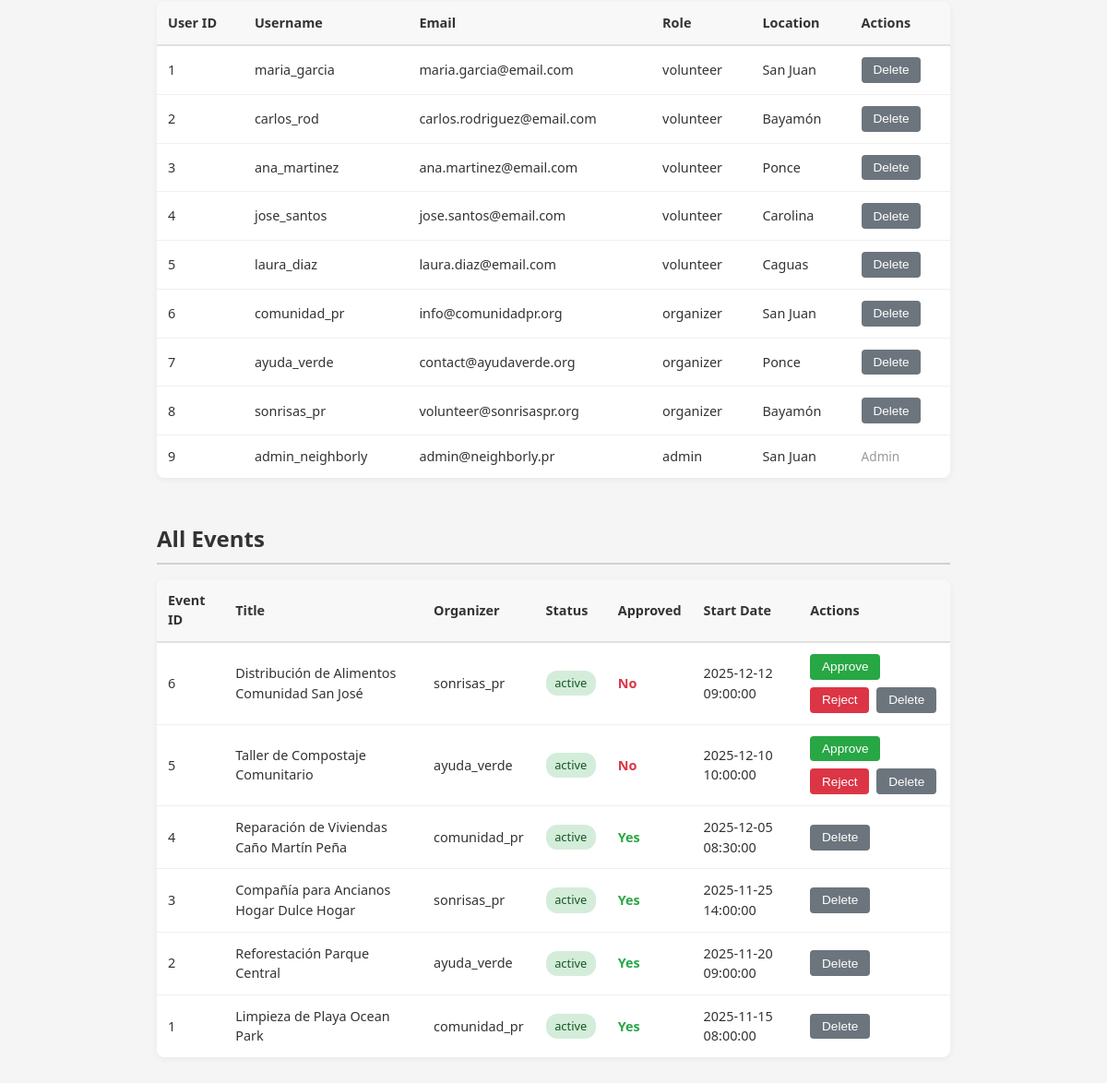
/pages/admin_panel.php (signed in, lower part), run on an earlier commit of the app's database.
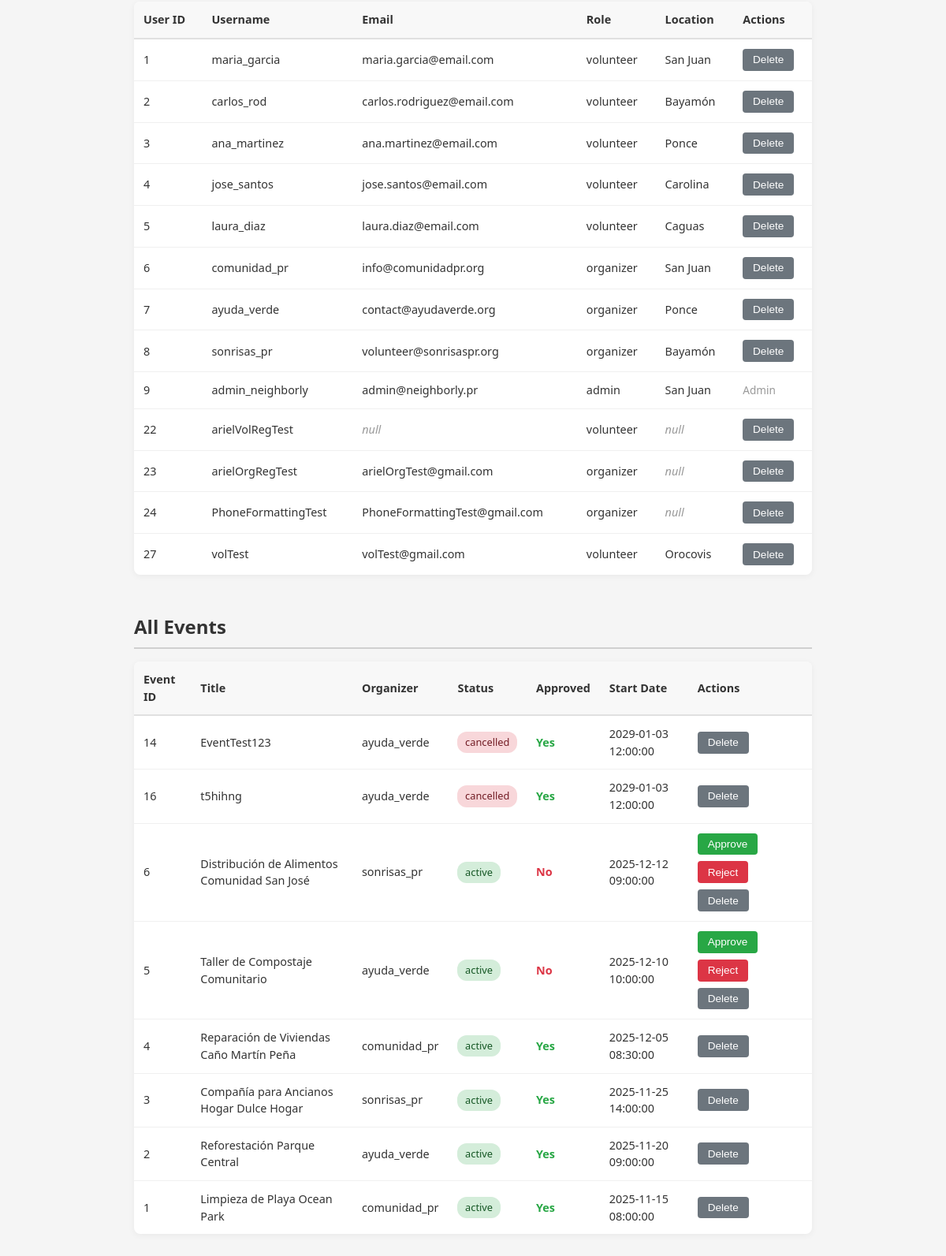
And on a later commit of the database.
### tables this page shows
CREATE TABLE `users` (
  `user_id` int NOT NULL AUTO_INCREMENT,
  `username` varchar(25) NOT NULL,
  `password_hash` varchar(64) NOT NULL,
  `email` varchar(254) DEFAULT NULL,
  `role` enum('volunteer','organizer','admin') NOT NULL,
  `phone` varchar(15) DEFAULT NULL,
  `location` varchar(100) DEFAULT NULL,
  `created_at` timestamp NULL DEFAULT CURRENT_TIMESTAMP,
  `updated_at` timestamp NULL DEFAULT CURRENT_TIMESTAMP ON UPDATE CURRENT_TIMESTAMP,
  PRIMARY KEY (`user_id`),
  UNIQUE KEY `username` (`username`)
);

CREATE TABLE `events` (
  `event_id` int NOT NULL AUTO_INCREMENT,
  `organizer_id` int NOT NULL,
  `title` varchar(255) NOT NULL,
  `description` text NOT NULL,
  `image_url` varchar(1000) DEFAULT NULL,
  `location` varchar(255) NOT NULL,
  `start_date` datetime NOT NULL,
  `end_date` datetime NOT NULL,
  `slots_available` int NOT NULL,
  `is_approved` tinyint(1) DEFAULT '0',
  `status` enum('active','cancelled','completed') DEFAULT 'active',
  `created_at` timestamp NULL DEFAULT CURRENT_TIMESTAMP,
  `updated_at` timestamp NULL DEFAULT CURRENT_TIMESTAMP ON UPDATE CURRENT_TIMESTAMP,
  PRIMARY KEY (`event_id`),
  KEY `idx_events_dates` (`start_date`,`end_date`),
  KEY `idx_events_location` (`location`),
  KEY `idx_events_organizer` (`organizer_id`),
  KEY `idx_events_approved` (`is_approved`),
  CONSTRAINT `events_ibfk_1` FOREIGN KEY (`organizer_id`) REFERENCES `organizers` (`user_id`) ON DELETE CASCADE
);

### pages/admin_panel.php (the view, shortened to what the changed rows need)
<?php
$pdo = connect_to_database();
$stmt = $pdo->prepare("
    SELECT user_id, username, email, role, location
    FROM users
    ORDER BY user_id ASC
");
$stmt->execute();
$allUsers = $stmt->fetchAll(PDO::FETCH_ASSOC);
$stmt = $pdo->prepare("
    SELECT e.event_id, e.title, e.status, e.is_approved, e.start_date, u.username as organizer_name
    FROM events e
    JOIN organizers o ON e.organizer_id = o.user_id
    JOIN users u ON o.user_id = u.user_id
    ORDER BY e.start_date DESC
");
$stmt->execute();
$allEvents = $stmt->fetchAll(PDO::FETCH_ASSOC);
?>
<div class="admin-section">
    <table class="admin-table">
        <thead>
            <tr>
                <th>User ID</th>
                <th>Username</th>
                <th>Email</th>
                <th>Role</th>
                <th>Location</th>
                <th>Actions</th>
            </tr>
        </thead>
        <tbody>
            <?php if (empty($allUsers)): ?>
                <tr class="empty-row">
                    <td colspan="6">No users to display</td>
                </tr>
            <?php else: ?>
                <?php foreach ($allUsers as $user): ?>
                    <tr>
                        <td><?php echo htmlspecialchars($user['user_id']); ?></td>
                        <td><?php echo htmlspecialchars($user['username']); ?></td>
                        <td><?php echo $user['email'] !== null ? htmlspecialchars($user['email']) : '<em style="color: #999;">null</em>'; ?></td>
                        <td><?php echo htmlspecialchars($user['role']); ?></td>
                        <td><?php echo $user['location'] !== null ? htmlspecialchars($user['location']) : '<em style="color: #999;">null</em>'; ?></td>
                        <td>
                            <div class="admin-actions">
                                <?php if ($user['role'] !== 'admin'): ?>
                                    <form method="post" style="display: inline;">
                                        <button type="submit" name="delete_user" class="btn-delete"
                                                onclick="return confirm('Are you sure you want to delete this user?');">Delete</button>
                                    </form>
                                <?php else: ?>
                                    <span style="color: #999; font-size: 0.85rem;">Admin</span>
                                <?php endif; ?>
                            </div>
                        </td>
                    </tr>
                <?php endforeach; ?>
            <?php endif; ?>
        </tbody>
    </table>
</div>
<div class="admin-section">
    <h2>All Events</h2>
    <table class="admin-table">
        <thead>
            <tr>
                <th>Event ID</th>
                <th>Title</th>
                <th>Organizer</th>
                <th>Status</th>
                <th>Approved</th>
                <th>Start Date</th>
                <th>Actions</th>
            </tr>
        </thead>
        <tbody>
            <?php if (empty($allEvents)): ?>
                <tr class="empty-row">
                    <td colspan="7">No events to display</td>
                </tr>
            <?php else: ?>
                <?php foreach ($allEvents as $event): ?>
                    <tr>
                        <td><?php echo htmlspecialchars($event['event_id']); ?></td>
                        <td><?php echo htmlspecialchars($event['title']); ?></td>
                        <td><?php echo htmlspecialchars($event['organizer_name']); ?></td>
                        <td>
                            <span class="status-badge status-<?php echo htmlspecialchars($event['status']); ?>">
                                <?php echo htmlspecialchars($event['status']); ?>
                            </span>
                        </td>
                        <td>
                            <span class="<?php echo $event['is_approved'] ? 'approved-yes' : 'approved-no'; ?>">
                                <?php echo $event['is_approved'] ? 'Yes' : 'No'; ?>
                            </span>
                        </td>
                        <td><?php echo htmlspecialchars($event['start_date']); ?></td>
                        <td>
                            <div class="admin-actions">
                                <?php if (!$event['is_approved']): ?>
                                    <form method="post" style="display: inline;">
                                        <button type="submit" name="approve_event" class="btn-approve"
                                                onclick="return confirm('Approve this event?');">Approve</button>
                                    </form>
                                    <form method="post" style="display: inline;">
                                        <button type="submit" name="reject_event" class="btn-reject"
                                                onclick="return confirm('Reject this event?');">Reject</button>
                                    </form>
                                <?php endif; ?>
                                <form method="post" style="display: inline;">
                                    <button type="submit" name="delete_event" class="btn-delete"
                                            onclick="return confirm('Are you sure you want to delete this event?');">Delete</button>
                                </form>
                            </div>
                        </td>
                    </tr>
                <?php endforeach; ?>
            <?php endif; ?>
        </tbody>
    </table>
</div>
<?php
include "base.php";
?>

What changed in the data, as far as the page shows it:
added users: user_id "22", username "arielVolRegTest", shows "null", role "volunteer"
added users: user_id "23", username "arielOrgRegTest", email "arielOrgTest@gmail.com", role "organizer", shows "null"
added users: user_id "24", username "PhoneFormattingTest", email "PhoneFormattingTest@gmail.com", role "organizer", shows "null"
added users: user_id "27", username "volTest", email "volTest@gmail.com", role "volunteer", location "Orocovis"
added events: event_id "14", title "EventTest123", users.username "ayuda_verde", status "cancelled", is_approved "Yes", start_date "2029-01-03 12:00:00"
added events: event_id "16", title "t5hihng", users.username "ayuda_verde", status "cancelled", is_approved "Yes", start_date "2029-01-03 12:00:00"
